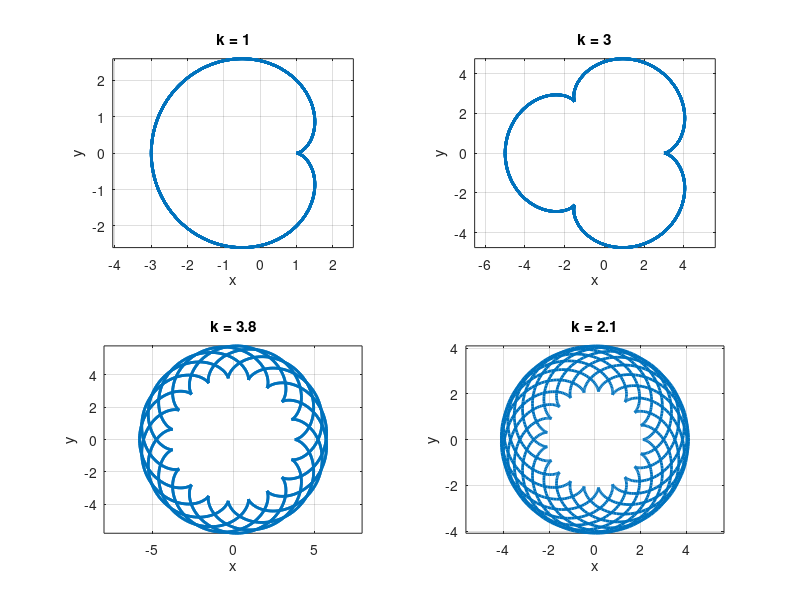
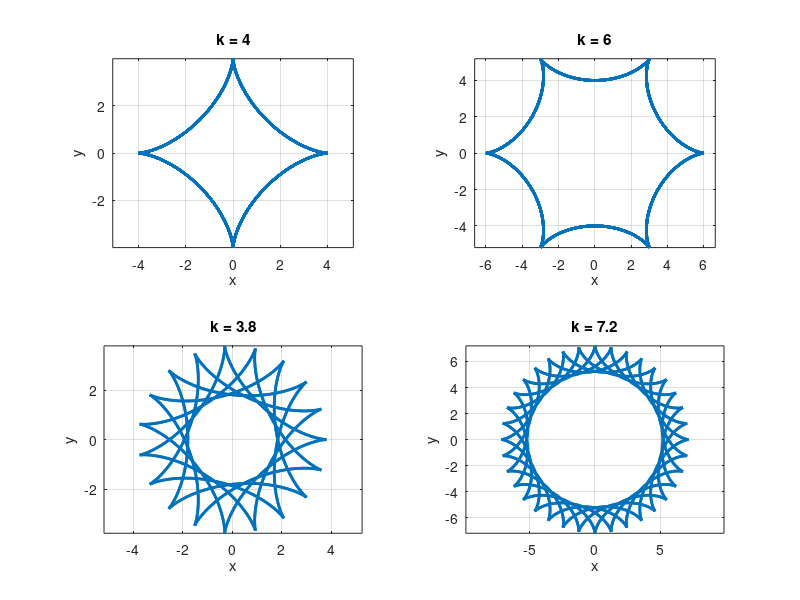

Recreate these plots in MATLAB, in order.
% Interval comun de timp
t = linspace(0, 20*pi, 2000);
r = 1;

% a) Epicicloide
k_vals_epi = [1, 3, 3.8, 2.1];
figure('Name', 'Epicicloide', 'NumberTitle', 'off');

for i = 1:length(k_vals_epi)
    k = k_vals_epi(i);

    x = r * (k + 1) * cos(t) - r * cos((k + 1) * t);
    y = r * (k + 1) * sin(t) - r * sin((k + 1) * t);

    subplot(2, 2, i);
    plot(x, y, 'LineWidth', 2);
    title(['k = ' num2str(k)]);
    axis equal;
    grid on;
    xlabel('x'); ylabel('y');
end

% b) Hipocicloide
k_vals_hipo = [4, 6, 3.8, 7.2];
figure('Name', 'Hipocicloide', 'NumberTitle', 'off');

for i = 1:length(k_vals_hipo)
    k = k_vals_hipo(i);

    x = r * (k - 1) * cos(t) + r * cos((k - 1) * t);
    y = r * (k - 1) * sin(t) - r * sin((k - 1) * t);

    subplot(2, 2, i);
    plot(x, y, 'LineWidth', 2);
    title(['k = ' num2str(k)]);
    axis equal;
    grid on;
    xlabel('x'); ylabel('y');
end
